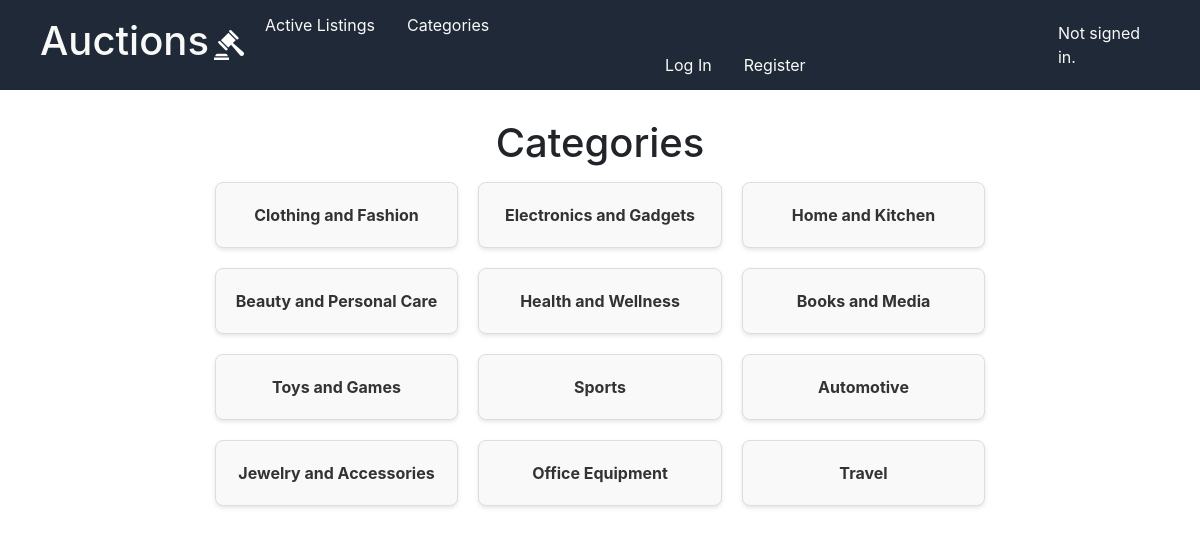
Page /categories/ on the committed database.
### auctions/models.py (models this page shows, shortened)
class Category(models.Model):
    categoryName = models.CharField(max_length=64)

### auctions/views.py (the view)
# urls.py: path("categories/",views.display_categories,name="display_categories"),
def display_categories(request):
    categories = Category.objects.all()
    return render(request,'auctions/categories.html',{
        "categories": categories
    })

### auctions/templates/auctions/categories.html
{% extends "auctions/layout.html" %}
{% block body %}
    <h1 class="category-title">Categories</h1>
    <div class="category-container">
        <ul class="category-grid">
            {% for category in categories %}
                <li class="category-card">
                    <a href="{%url 'auctions:listings_in_category' category.categoryName%}">
                        {{category.categoryName}}
                    </a>
                </li>
            {% endfor %}
        </ul>
    </div>
{% endblock%}

### auctions/static/auctions/styles.css (style rules this page uses)
body { padding: 10px; display: flex; height: 100vh; flex-direction: column; margin: 0; padding: 0; }
.category-title { margin: 5px 0; text-align: center; }
.category-container { max-width: 900px; margin: 10px auto; }
.category-grid { display: grid; grid-template-columns: repeat(3,1fr); gap: 20px; list-style-type: none; padding: 0; }
.category-card { background-color: #f9f9f9; border: 1px solid #ddd; border-radius: 8px; padding: 20px; text-align: center; box-shadow: 0 2px 4px rgba(0, 0, 0, 0.1); }
.category-card a { text-decoration: none; color: #333; font-weight: bold; font-size: 16px; }

### rows in the picture
Category: categoryName "Clothing and Fashion"
Category: categoryName "Electronics and Gadgets"
Category: categoryName "Home and Kitchen"
Category: categoryName "Beauty and Personal Care"
Category: categoryName "Health and Wellness"
Category: categoryName "Books and Media"
Category: categoryName "Toys and Games"
Category: categoryName "Sports"
Category: categoryName "Automotive"
Category: categoryName "Jewelry and Accessories"
Category: categoryName "Office Equipment"
Category: categoryName "Travel"
